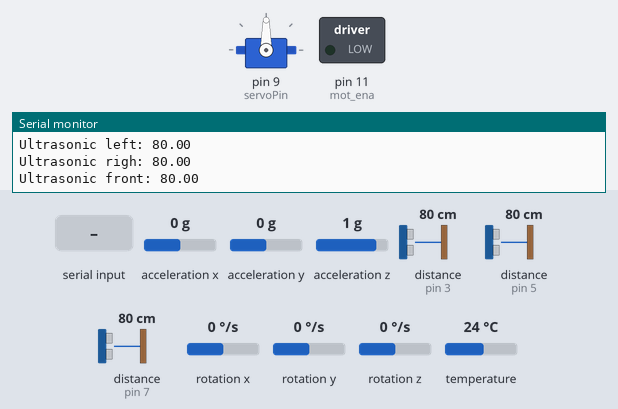
Recording of a sketch running on a simulated Arduino Nano, built with avr-gcc and run on an emulated ATmega328P. Parts: servo, switched loads named in the sketch (green lamp = pin HIGH), the last lines printed to the serial monitor. Inputs (shaded band) come from the test bench; at power-on: distance to the obstacle (sensors on pin 5, pin 3, pin 7) 80 cm, rotation z 0 °/s, acceleration x 0 g, acceleration y 0 g, acceleration z 1 g, rotation x 0 °/s, rotation y 0 °/s, temperature 24 °C.

Above: at 2.8 s.
2.9 s: "o" received over Serial
At 4.2 s:
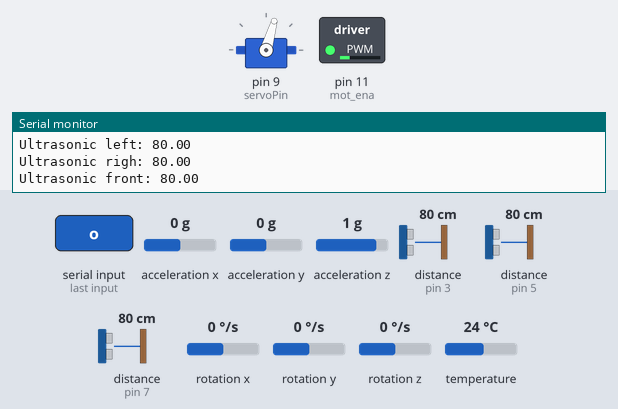
4.5 s: distance to the obstacle (sensor on pin 5) set to 67 cm
At 6.9 s:
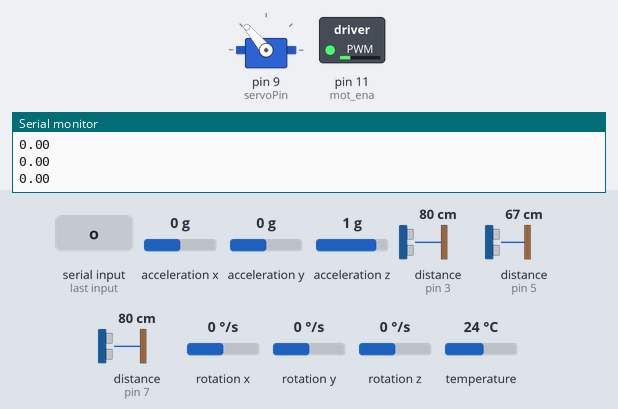
7.5 s: rotation z set to -25 °/s
10.5 s: rotation z set to -29 °/s
At 10.92 s:
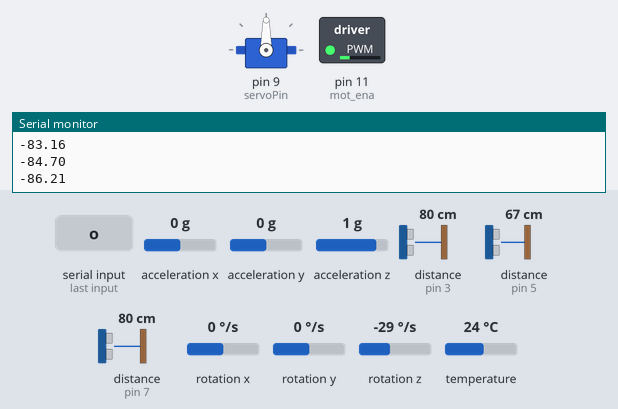
12.4 s: rotation z set to -192 °/s
Timing chart, 0 to 15.5 s (numbered marks = the images above; inputs shaded):
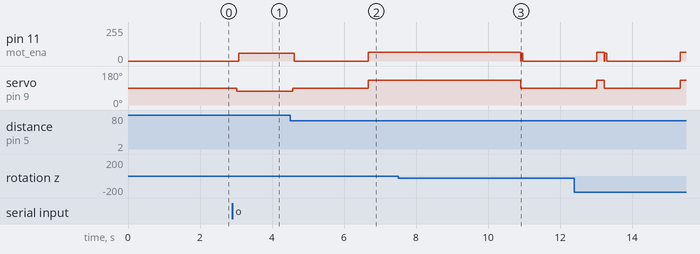

The sketch:

nano_open_left.ino
```cpp
//#include <SoftPWM_timer.h>
#include <SoftPWM.h>
#include <Wire.h>
#include <Adafruit_MPU6050.h>
#include <Adafruit_Sensor.h>
#include <HCSR04.h>
#include <Servo.h>

Servo steering;
const int servoPin = 9;

// calibration
const int centerPos = 90;
const int leftPos   = 50;
const int rightPos  = 130;

int gomode = 0;
int str = 0;

HCSR04 left(2, 3);
HCSR04 front(4, 5);
HCSR04 right(6, 7);

Adafruit_MPU6050 mpu;

// Global variables
float yaw = 0.0;          // current yaw angle (degrees)
unsigned long lastTime;   // for delta time

int mot_ena = 11; //Motor Enable/Speed
int mot_in1 = 10; //Motor IN1
int mot_in2 = 12; //Motor IN2

void setup() {
  Serial.begin(115200);

  // Initialize
  //SoftPWMBegin();

  // Create and set pin 13 to 0 (off)
  //SoftPWMSet(10, 0);

  // Set fade time for pin 13 to 100 ms fade-up time, and 500 ms fade-down time
  //SoftPWMSetFadeTime(10, 100, 100);

  steering.attach(servoPin);
  centerSteering();

  if (!mpu.begin()) {
    Serial.println("Failed to find MPU6050 chip");
    while (1) {
      delay(10);
    }
  }
  mpu.setAccelerometerRange(MPU6050_RANGE_8_G);
  mpu.setGyroRange(MPU6050_RANGE_500_DEG);
  mpu.setFilterBandwidth(MPU6050_BAND_21_HZ);
  lastTime = millis();


}

// ---- Update yaw continuously ----
void updateYaw() {
  sensors_event_t a, g, temp;
  mpu.getEvent(&a, &g, &temp);

  // Calculate elapsed time (s)
  unsigned long now = millis();
  float dt = (now - lastTime) / 1000.0;
  lastTime = now;

  // g.gyro.z is in rad/s → convert to deg/s
  float gyroZ = g.gyro.z * 57.2958;

  // integrate yaw
  yaw += gyroZ * dt;

  // keep yaw in range [-180, 180]
  if (yaw > 180) yaw -= 360;
  if (yaw < -180) yaw += 360;
}

// ---- Function you can call anywhere to get yaw ----
float getYaw() {
  updateYaw();
  return yaw;
}

void turnLeft(int percentage) {
  percentage = constrain(percentage, 0, 100);
  int angle = map(percentage, 0, 100, centerPos, leftPos);
  steering.write(angle);
}

void turnRight(int percentage) {
  percentage = constrain(percentage, 0, 100);
  int angle = map(percentage, 0, 100, centerPos, rightPos);
  steering.write(angle);
}

void centerSteering() {
  steering.write(centerPos);
}

void resetYaw() {
  yaw = 0.0;
}

void wallFollow() {
  while (true) {
  if (front.dist() >= 70 || front.dist() == 0) {
    delay(10);
    if (left.dist() >= 25) {
      turnLeft(40);
      delay(50);
      analogWrite(mot_ena, 60);
      digitalWrite(mot_in1, HIGH);   // Start forward
      digitalWrite(mot_in2, LOW); //
    } else {
      turnRight(40);
      delay(50);
      analogWrite(mot_ena, 50);
      digitalWrite(mot_in1, HIGH);   // Start forward
      digitalWrite(mot_in2, LOW); //
    }
  } else {
      centerSteering();
      analogWrite(mot_ena, 60);
      digitalWrite(mot_in1, LOW);   // Stop
      digitalWrite(mot_in2, HIGH); //
      delay(50);
      //SoftPWMSetPercent(mot_ena, 0);    //
      analogWrite(mot_ena, 0);
      digitalWrite(mot_in1, LOW);   // Stop
      digitalWrite(mot_in2, LOW); //
      delay(1000);
      break;

  }
}
}

void rightTurn() {
  while (true) {
    float currentYaw = getYaw();
    delay(50);
    Serial.println(currentYaw);
    if (currentYaw >=-85) {
      turnRight(100);
      analogWrite(mot_ena, 65);
      digitalWrite(mot_in1, HIGH);   // Start forward
      digitalWrite(mot_in2, LOW); //
    } else {
      centerSteering();
      analogWrite(mot_ena, 0);
      digitalWrite(mot_in1, LOW);
      break;
    }
  }
}

void loop() {

  float currentYaw = getYaw();

  Serial.print("Yaw: ");
  Serial.println(currentYaw);
  Serial.print("Ultrasonic left: ");
  Serial.println(left.dist());
  delay(60);
  Serial.print("Ultrasonic righ: ");
  Serial.println(right.dist());
  delay(60);
  Serial.print("Ultrasonic front: ");
  Serial.println(front.dist());
  delay(60);

  if (Serial.available()) {
    char c = Serial.read();
    if (c == 'r') {
      yaw = 0;
      Serial.println("Yaw reset!");
    }
    if (c == 'o') {
      for (int i = 0; i < 12; i++) {
        wallFollow();
        delay(1000);
        resetYaw();
        rightTurn();
      }
    }
  }


}
```

Measured:
- the behaviour switches between 70 and 69 cm on distance to the obstacle (sensor on pin 5) (found by bisection; images 1 and 2)
- the behaviour switches between -28 and -29 °/s on rotation z (found by bisection; images 2 and 3)
- after the input at 2.9 s, pin 11 (mot_ena): 0/255 → 60/255 after 0.18 s; servo on pin 9 (servoPin): 90° → 74° after 0.13 s
- after the input at 4.5 s, pin 11 (mot_ena): 60/255 → 0/255 after 0.12 s, → 65/255 2.1 s later; servo on pin 9 (servoPin): 74° → 90° after 0.07 s, → 130° 2.1 s later
